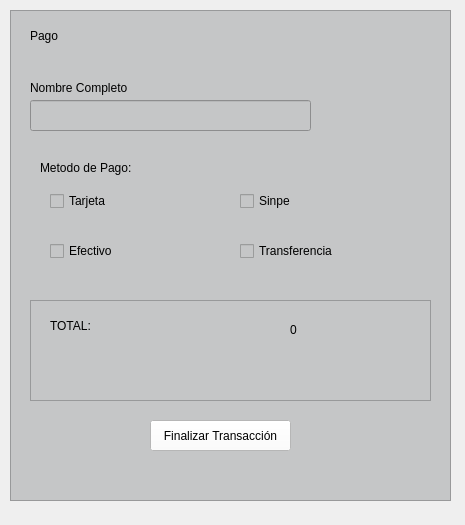
<?xml version="1.0" encoding="UTF-8"?>
<ui version="4.0">
 <class>Form</class>
 <widget class="QWidget" name="Form">
  <property name="geometry">
   <rect>
    <x>0</x>
    <y>0</y>
    <width>465</width>
    <height>525</height>
   </rect>
  </property>
  <property name="windowTitle">
   <string>Form</string>
  </property>
  <widget class="QFrame" name="frame">
   <property name="geometry">
    <rect>
     <x>10</x>
     <y>10</y>
     <width>441</width>
     <height>491</height>
    </rect>
   </property>
   <property name="styleSheet">
    <string notr="true">background-color: rgb(197, 198, 199);</string>
   </property>
   <property name="frameShape">
    <enum>QFrame::StyledPanel</enum>
   </property>
   <property name="frameShadow">
    <enum>QFrame::Raised</enum>
   </property>
   <widget class="QLineEdit" name="lineEdit_2">
    <property name="geometry">
     <rect>
      <x>20</x>
      <y>90</y>
      <width>281</width>
      <height>31</height>
     </rect>
    </property>
   </widget>
   <widget class="QLabel" name="label_2">
    <property name="geometry">
     <rect>
      <x>20</x>
      <y>70</y>
      <width>181</width>
      <height>16</height>
     </rect>
    </property>
    <property name="styleSheet">
     <string notr="true">color: rgb(0, 0, 0);</string>
    </property>
    <property name="text">
     <string>Nombre Completo</string>
    </property>
   </widget>
   <widget class="QLabel" name="label_5">
    <property name="geometry">
     <rect>
      <x>20</x>
      <y>10</y>
      <width>271</width>
      <height>31</height>
     </rect>
    </property>
    <property name="styleSheet">
     <string notr="true">font: 16pt &quot;Segoe UI&quot;;
color: rgb(0, 0, 0);</string>
    </property>
    <property name="text">
     <string>Pago </string>
    </property>
   </widget>
   <widget class="QFrame" name="frame_4">
    <property name="geometry">
     <rect>
      <x>20</x>
      <y>290</y>
      <width>401</width>
      <height>101</height>
     </rect>
    </property>
    <property name="frameShape">
     <enum>QFrame::StyledPanel</enum>
    </property>
    <property name="frameShadow">
     <enum>QFrame::Raised</enum>
    </property>
    <widget class="QLabel" name="label_22">
     <property name="geometry">
      <rect>
       <x>20</x>
       <y>10</y>
       <width>81</width>
       <height>31</height>
      </rect>
     </property>
     <property name="styleSheet">
      <string notr="true">color: rgb(0, 0, 0);</string>
     </property>
     <property name="text">
      <string>TOTAL:</string>
     </property>
    </widget>
    <widget class="QLabel" name="label_23">
     <property name="geometry">
      <rect>
       <x>260</x>
       <y>20</y>
       <width>121</width>
       <height>20</height>
      </rect>
     </property>
     <property name="styleSheet">
      <string notr="true">color: rgb(0, 0, 0);</string>
     </property>
     <property name="text">
      <string>0</string>
     </property>
    </widget>
   </widget>
   <widget class="QPushButton" name="pushButton">
    <property name="geometry">
     <rect>
      <x>140</x>
      <y>410</y>
      <width>141</width>
      <height>31</height>
     </rect>
    </property>
    <property name="styleSheet">
     <string notr="true">background-color: rgb(255, 255, 255);
color: rgb(0, 0, 0);</string>
    </property>
    <property name="text">
     <string>Finalizar Transacción</string>
    </property>
   </widget>
   <widget class="QLabel" name="label_17">
    <property name="geometry">
     <rect>
      <x>30</x>
      <y>150</y>
      <width>121</width>
      <height>16</height>
     </rect>
    </property>
    <property name="styleSheet">
     <string notr="true">color: rgb(0, 0, 0);</string>
    </property>
    <property name="text">
     <string>Metodo de Pago:</string>
    </property>
    <property name="wordWrap">
     <bool>true</bool>
    </property>
   </widget>
   <widget class="QCheckBox" name="checkBox">
    <property name="geometry">
     <rect>
      <x>40</x>
      <y>180</y>
      <width>78</width>
      <height>22</height>
     </rect>
    </property>
    <property name="styleSheet">
     <string notr="true">color: rgb(0, 0, 0);</string>
    </property>
    <property name="text">
     <string>Tarjeta</string>
    </property>
   </widget>
   <widget class="QCheckBox" name="checkBox_2">
    <property name="geometry">
     <rect>
      <x>40</x>
      <y>230</y>
      <width>81</width>
      <height>22</height>
     </rect>
    </property>
    <property name="styleSheet">
     <string notr="true">color: rgb(0, 0, 0);</string>
    </property>
    <property name="text">
     <string>Efectivo</string>
    </property>
   </widget>
   <widget class="QCheckBox" name="checkBox_3">
    <property name="geometry">
     <rect>
      <x>230</x>
      <y>180</y>
      <width>78</width>
      <height>22</height>
     </rect>
    </property>
    <property name="styleSheet">
     <string notr="true">color: rgb(0, 0, 0);</string>
    </property>
    <property name="text">
     <string>Sinpe</string>
    </property>
   </widget>
   <widget class="QCheckBox" name="checkBox_4">
    <property name="geometry">
     <rect>
      <x>230</x>
      <y>230</y>
      <width>101</width>
      <height>22</height>
     </rect>
    </property>
    <property name="styleSheet">
     <string notr="true">color: rgb(0, 0, 0);</string>
    </property>
    <property name="text">
     <string>Transferencia</string>
    </property>
   </widget>
  </widget>
 </widget>
 <resources/>
 <connections/>
</ui>
